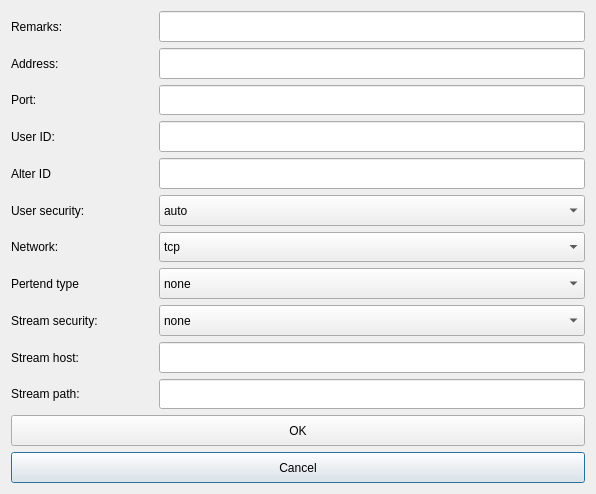
<?xml version="1.0" encoding="UTF-8"?>
<ui version="4.0">
 <class>dialog_set_server</class>
 <widget class="QDialog" name="dialog_set_server">
  <property name="geometry">
   <rect>
    <x>0</x>
    <y>0</y>
    <width>596</width>
    <height>494</height>
   </rect>
  </property>
  <property name="windowTitle">
   <string>Set server config</string>
  </property>
  <layout class="QVBoxLayout" name="verticalLayout">
   <item>
    <layout class="QGridLayout" name="gridLayout" columnstretch="1,1,3,3">
     <item row="6" column="0" colspan="2">
      <widget class="QLabel" name="label_network">
       <property name="sizePolicy">
        <sizepolicy hsizetype="MinimumExpanding" vsizetype="MinimumExpanding">
         <horstretch>0</horstretch>
         <verstretch>0</verstretch>
        </sizepolicy>
       </property>
       <property name="minimumSize">
        <size>
         <width>0</width>
         <height>30</height>
        </size>
       </property>
       <property name="text">
        <string>Network:</string>
       </property>
      </widget>
     </item>
     <item row="8" column="0" colspan="2">
      <widget class="QLabel" name="label_stream_security">
       <property name="sizePolicy">
        <sizepolicy hsizetype="MinimumExpanding" vsizetype="MinimumExpanding">
         <horstretch>0</horstretch>
         <verstretch>0</verstretch>
        </sizepolicy>
       </property>
       <property name="minimumSize">
        <size>
         <width>0</width>
         <height>30</height>
        </size>
       </property>
       <property name="text">
        <string>Stream security:</string>
       </property>
      </widget>
     </item>
     <item row="4" column="0" colspan="2">
      <widget class="QLabel" name="label_alter_id">
       <property name="sizePolicy">
        <sizepolicy hsizetype="MinimumExpanding" vsizetype="MinimumExpanding">
         <horstretch>0</horstretch>
         <verstretch>0</verstretch>
        </sizepolicy>
       </property>
       <property name="minimumSize">
        <size>
         <width>0</width>
         <height>30</height>
        </size>
       </property>
       <property name="text">
        <string>Alter ID</string>
       </property>
      </widget>
     </item>
     <item row="12" column="0" colspan="4">
      <widget class="QPushButton" name="pushButton_cancel">
       <property name="sizePolicy">
        <sizepolicy hsizetype="MinimumExpanding" vsizetype="MinimumExpanding">
         <horstretch>0</horstretch>
         <verstretch>0</verstretch>
        </sizepolicy>
       </property>
       <property name="text">
        <string>Cancel</string>
       </property>
      </widget>
     </item>
     <item row="9" column="0" colspan="2">
      <widget class="QLabel" name="label_stream_host">
       <property name="sizePolicy">
        <sizepolicy hsizetype="MinimumExpanding" vsizetype="MinimumExpanding">
         <horstretch>0</horstretch>
         <verstretch>0</verstretch>
        </sizepolicy>
       </property>
       <property name="minimumSize">
        <size>
         <width>0</width>
         <height>30</height>
        </size>
       </property>
       <property name="text">
        <string>Stream host:</string>
       </property>
      </widget>
     </item>
     <item row="4" column="2" colspan="2">
      <widget class="QLineEdit" name="lineEdit_alter_id">
       <property name="sizePolicy">
        <sizepolicy hsizetype="MinimumExpanding" vsizetype="MinimumExpanding">
         <horstretch>0</horstretch>
         <verstretch>0</verstretch>
        </sizepolicy>
       </property>
       <property name="minimumSize">
        <size>
         <width>0</width>
         <height>30</height>
        </size>
       </property>
      </widget>
     </item>
     <item row="5" column="0" colspan="2">
      <widget class="QLabel" name="label_user_security">
       <property name="sizePolicy">
        <sizepolicy hsizetype="MinimumExpanding" vsizetype="MinimumExpanding">
         <horstretch>0</horstretch>
         <verstretch>0</verstretch>
        </sizepolicy>
       </property>
       <property name="minimumSize">
        <size>
         <width>0</width>
         <height>30</height>
        </size>
       </property>
       <property name="text">
        <string>User security:</string>
       </property>
      </widget>
     </item>
     <item row="3" column="2" colspan="2">
      <widget class="QLineEdit" name="lineEdit_user_id">
       <property name="sizePolicy">
        <sizepolicy hsizetype="MinimumExpanding" vsizetype="MinimumExpanding">
         <horstretch>0</horstretch>
         <verstretch>0</verstretch>
        </sizepolicy>
       </property>
       <property name="minimumSize">
        <size>
         <width>0</width>
         <height>30</height>
        </size>
       </property>
      </widget>
     </item>
     <item row="5" column="2" colspan="2">
      <widget class="QComboBox" name="comboBox_user_security">
       <property name="sizePolicy">
        <sizepolicy hsizetype="MinimumExpanding" vsizetype="MinimumExpanding">
         <horstretch>0</horstretch>
         <verstretch>0</verstretch>
        </sizepolicy>
       </property>
       <property name="minimumSize">
        <size>
         <width>0</width>
         <height>30</height>
        </size>
       </property>
       <item>
        <property name="text">
         <string>auto</string>
        </property>
       </item>
       <item>
        <property name="text">
         <string>aes-128-gcm</string>
        </property>
       </item>
       <item>
        <property name="text">
         <string>chacha20-poly1305</string>
        </property>
       </item>
       <item>
        <property name="text">
         <string>none</string>
        </property>
       </item>
      </widget>
     </item>
     <item row="1" column="2" colspan="2">
      <widget class="QLineEdit" name="lineEdit_address">
       <property name="sizePolicy">
        <sizepolicy hsizetype="MinimumExpanding" vsizetype="MinimumExpanding">
         <horstretch>0</horstretch>
         <verstretch>0</verstretch>
        </sizepolicy>
       </property>
       <property name="minimumSize">
        <size>
         <width>0</width>
         <height>30</height>
        </size>
       </property>
      </widget>
     </item>
     <item row="10" column="2" colspan="2">
      <widget class="QLineEdit" name="lineEdit_stream_path">
       <property name="sizePolicy">
        <sizepolicy hsizetype="MinimumExpanding" vsizetype="MinimumExpanding">
         <horstretch>0</horstretch>
         <verstretch>0</verstretch>
        </sizepolicy>
       </property>
       <property name="minimumSize">
        <size>
         <width>0</width>
         <height>30</height>
        </size>
       </property>
      </widget>
     </item>
     <item row="0" column="2" colspan="2">
      <widget class="QLineEdit" name="lineEdit_remarks">
       <property name="sizePolicy">
        <sizepolicy hsizetype="MinimumExpanding" vsizetype="MinimumExpanding">
         <horstretch>0</horstretch>
         <verstretch>0</verstretch>
        </sizepolicy>
       </property>
       <property name="minimumSize">
        <size>
         <width>0</width>
         <height>30</height>
        </size>
       </property>
      </widget>
     </item>
     <item row="2" column="0" colspan="2">
      <widget class="QLabel" name="label_port">
       <property name="sizePolicy">
        <sizepolicy hsizetype="MinimumExpanding" vsizetype="MinimumExpanding">
         <horstretch>0</horstretch>
         <verstretch>0</verstretch>
        </sizepolicy>
       </property>
       <property name="minimumSize">
        <size>
         <width>0</width>
         <height>30</height>
        </size>
       </property>
       <property name="text">
        <string>Port:</string>
       </property>
      </widget>
     </item>
     <item row="6" column="2" colspan="2">
      <widget class="QComboBox" name="comboBox_network">
       <property name="sizePolicy">
        <sizepolicy hsizetype="MinimumExpanding" vsizetype="MinimumExpanding">
         <horstretch>0</horstretch>
         <verstretch>0</verstretch>
        </sizepolicy>
       </property>
       <property name="minimumSize">
        <size>
         <width>0</width>
         <height>30</height>
        </size>
       </property>
       <item>
        <property name="text">
         <string>tcp</string>
        </property>
       </item>
       <item>
        <property name="text">
         <string>kcp</string>
        </property>
       </item>
       <item>
        <property name="text">
         <string>http</string>
        </property>
       </item>
       <item>
        <property name="text">
         <string>ws</string>
        </property>
       </item>
       <item>
        <property name="text">
         <string>domainsocket</string>
        </property>
       </item>
      </widget>
     </item>
     <item row="11" column="0" colspan="4">
      <widget class="QPushButton" name="pushButton_ok">
       <property name="sizePolicy">
        <sizepolicy hsizetype="MinimumExpanding" vsizetype="MinimumExpanding">
         <horstretch>0</horstretch>
         <verstretch>0</verstretch>
        </sizepolicy>
       </property>
       <property name="text">
        <string>OK</string>
       </property>
      </widget>
     </item>
     <item row="0" column="0" colspan="2">
      <widget class="QLabel" name="label_remarks">
       <property name="sizePolicy">
        <sizepolicy hsizetype="MinimumExpanding" vsizetype="MinimumExpanding">
         <horstretch>0</horstretch>
         <verstretch>0</verstretch>
        </sizepolicy>
       </property>
       <property name="minimumSize">
        <size>
         <width>0</width>
         <height>30</height>
        </size>
       </property>
       <property name="text">
        <string>Remarks:</string>
       </property>
      </widget>
     </item>
     <item row="3" column="0" colspan="2">
      <widget class="QLabel" name="label_user_id">
       <property name="sizePolicy">
        <sizepolicy hsizetype="MinimumExpanding" vsizetype="MinimumExpanding">
         <horstretch>0</horstretch>
         <verstretch>0</verstretch>
        </sizepolicy>
       </property>
       <property name="minimumSize">
        <size>
         <width>0</width>
         <height>30</height>
        </size>
       </property>
       <property name="text">
        <string>User ID:</string>
       </property>
      </widget>
     </item>
     <item row="1" column="0" colspan="2">
      <widget class="QLabel" name="label_address">
       <property name="sizePolicy">
        <sizepolicy hsizetype="MinimumExpanding" vsizetype="MinimumExpanding">
         <horstretch>0</horstretch>
         <verstretch>0</verstretch>
        </sizepolicy>
       </property>
       <property name="minimumSize">
        <size>
         <width>0</width>
         <height>30</height>
        </size>
       </property>
       <property name="text">
        <string>Address:</string>
       </property>
      </widget>
     </item>
     <item row="2" column="2" colspan="2">
      <widget class="QLineEdit" name="lineEdit_port">
       <property name="sizePolicy">
        <sizepolicy hsizetype="MinimumExpanding" vsizetype="MinimumExpanding">
         <horstretch>0</horstretch>
         <verstretch>0</verstretch>
        </sizepolicy>
       </property>
       <property name="minimumSize">
        <size>
         <width>0</width>
         <height>30</height>
        </size>
       </property>
      </widget>
     </item>
     <item row="10" column="0" colspan="2">
      <widget class="QLabel" name="label_stream_path">
       <property name="sizePolicy">
        <sizepolicy hsizetype="MinimumExpanding" vsizetype="MinimumExpanding">
         <horstretch>0</horstretch>
         <verstretch>0</verstretch>
        </sizepolicy>
       </property>
       <property name="minimumSize">
        <size>
         <width>0</width>
         <height>30</height>
        </size>
       </property>
       <property name="text">
        <string>Stream path:</string>
       </property>
      </widget>
     </item>
     <item row="8" column="2" colspan="2">
      <widget class="QComboBox" name="comboBox_stream_security">
       <property name="sizePolicy">
        <sizepolicy hsizetype="MinimumExpanding" vsizetype="MinimumExpanding">
         <horstretch>0</horstretch>
         <verstretch>0</verstretch>
        </sizepolicy>
       </property>
       <property name="minimumSize">
        <size>
         <width>0</width>
         <height>30</height>
        </size>
       </property>
       <item>
        <property name="text">
         <string>none</string>
        </property>
       </item>
       <item>
        <property name="text">
         <string>tls</string>
        </property>
       </item>
      </widget>
     </item>
     <item row="9" column="2" colspan="2">
      <widget class="QLineEdit" name="lineEdit_stream_host">
       <property name="sizePolicy">
        <sizepolicy hsizetype="MinimumExpanding" vsizetype="MinimumExpanding">
         <horstretch>0</horstretch>
         <verstretch>0</verstretch>
        </sizepolicy>
       </property>
       <property name="minimumSize">
        <size>
         <width>0</width>
         <height>30</height>
        </size>
       </property>
      </widget>
     </item>
     <item row="7" column="0" colspan="2">
      <widget class="QLabel" name="label_pertend_type">
       <property name="sizePolicy">
        <sizepolicy hsizetype="MinimumExpanding" vsizetype="MinimumExpanding">
         <horstretch>0</horstretch>
         <verstretch>0</verstretch>
        </sizepolicy>
       </property>
       <property name="minimumSize">
        <size>
         <width>0</width>
         <height>30</height>
        </size>
       </property>
       <property name="text">
        <string>Pertend type</string>
       </property>
      </widget>
     </item>
     <item row="7" column="2" colspan="2">
      <widget class="QComboBox" name="comboBox_pertend_type">
       <property name="sizePolicy">
        <sizepolicy hsizetype="MinimumExpanding" vsizetype="MinimumExpanding">
         <horstretch>0</horstretch>
         <verstretch>0</verstretch>
        </sizepolicy>
       </property>
       <property name="minimumSize">
        <size>
         <width>0</width>
         <height>30</height>
        </size>
       </property>
       <item>
        <property name="text">
         <string>none</string>
        </property>
       </item>
       <item>
        <property name="text">
         <string>http</string>
        </property>
       </item>
       <item>
        <property name="text">
         <string>srtp</string>
        </property>
       </item>
       <item>
        <property name="text">
         <string>utp</string>
        </property>
       </item>
       <item>
        <property name="text">
         <string>wechat-video</string>
        </property>
       </item>
       <item>
        <property name="text">
         <string>dtls</string>
        </property>
       </item>
       <item>
        <property name="text">
         <string>wireguard</string>
        </property>
       </item>
      </widget>
     </item>
    </layout>
   </item>
  </layout>
 </widget>
 <resources/>
 <connections/>
</ui>
